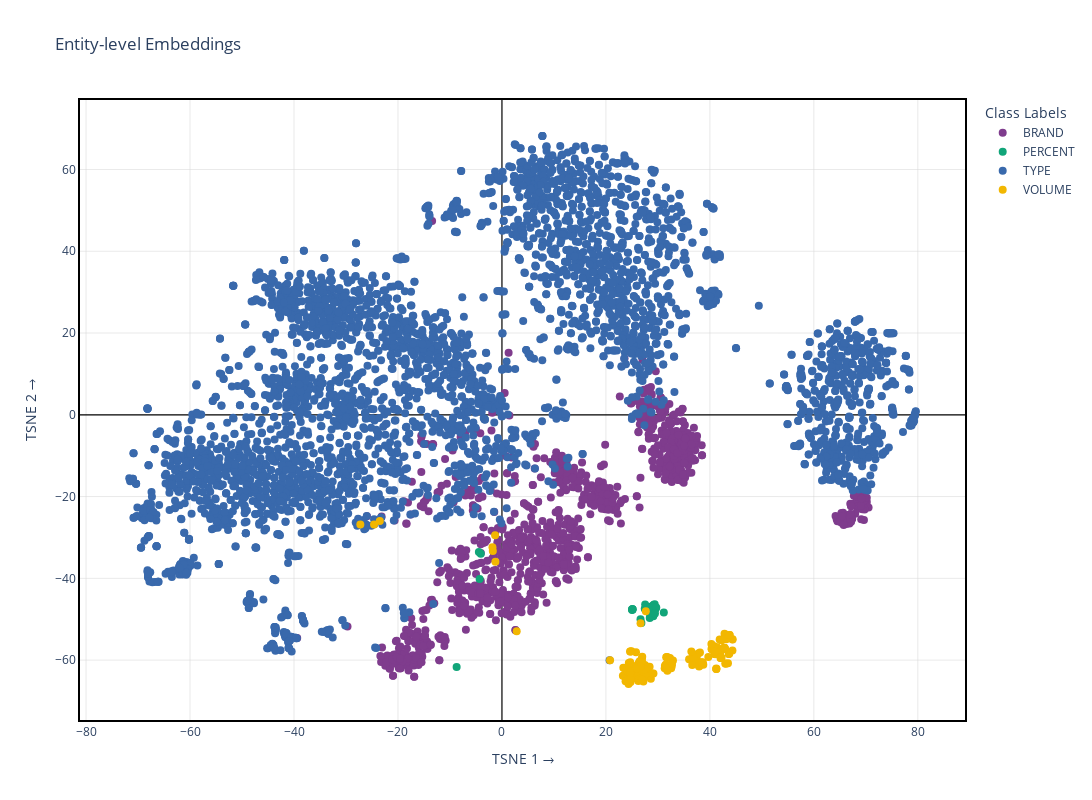

Here is the notebook cell this chart was saved with:
### Code cell
from sklearn.preprocessing import LabelEncoder

from ml.visualizer import DynamicEmbeddingVisualizer

entity_embs, entity_df = aggregate_entities(test_dataset)

le = LabelEncoder()
labels = le.fit_transform(entity_df["entity_label"].tolist())

vis = DynamicEmbeddingVisualizer(entity_embs, entity_df, labels=labels)

vis.reduce_dimensionality(method="tsne", n_components=2)

vis.visualize(
    method="tsne",
    title="Entity-level Embeddings",
    hover_columns=["entity_text", "entity_label"],
    idx2label={i: lbl for i, lbl in enumerate(le.classes_)}
)

### Figure 1 — Plotly figure (JSON) as saved in the notebook; plotly's stock layout.template omitted (floating-point values rounded to 4 significant figures; data arrays with more than 128 entries replaced by an {"elided": "..."} marker saying what was removed)
{"data": [{"customdata": {"elided": "1059x2 str values"}, "hovertemplate": "<b>entity_text:</b> %{customdata[0]}<br><b>entity_label:</b> %{customdata[1]}", "marker": {"color": "rgb(127, 60, 141)", "opacity": 1, "size": 8}, "mode": "markers", "name": "BRAND", "type": "scatter", "x": {"elided": "1059 float values"}, "y": {"elided": "1059 float values"}}, {"customdata": [["45%", "PERCENT"], ["экстра", "PERCENT"], ["82%", "PERCENT"], ["200", "PERCENT"], ["40", "PERCENT"], ["23%", "PERCENT"], ["3", "PERCENT"], ["20%", "PERCENT"], ["300", "PERCENT"], ["освежающий", "PERCENT"], ["1%", "PERCENT"], ["галбани", "PERCENT"], ["шарики", "PERCENT"], ["45%", "PERCENT"], ["1.5", "PERCENT"], ["%", "PERCENT"], ["20%", "PERCENT"], ["0", "PERCENT"], ["%", "PERCENT"], ["45%", "PERCENT"], ["плавленый", "PERCENT"], ["60%", "PERCENT"], ["400", "PERCENT"], ["72.5%", "PERCENT"], ["топлёная", "PERCENT"], ["3.2%", "PERCENT"], ["55%", "PERCENT"], ["процентов", "PERCENT"], ["3,2", "PERCENT"], ["6", "PERCENT"], ["%", "PERCENT"], ["2.5%", "PERCENT"], ["безлактозный", "PERCENT"], ["1%", "PERCENT"], ["3.2%", "PERCENT"], ["45%", "PERCENT"], ["2.5%", "PERCENT"], ["1", "PERCENT"], ["л", "PERCENT"]], "hovertemplate": "<b>entity_text:</b> %{customdata[0]}<br><b>entity_label:</b> %{customdata[1]}", "marker": {"color": "rgb(17, 165, 121)", "opacity": 1, "size": 8}, "mode": "markers", "name": "PERCENT", "type": "scatter", "x": [28.73, -4.073, 28.64, 29.11, -4.434, 27.47, -8.718, 28.52, 29.06, 25.13, 29.16, 25.04, 26.66, 28.44, 29.55, 29.22, 28.33, 28.43, 29.15, 28.32, 25.14, 28.89, 28.51, 29.4, 25.07, 29.17, 28.35, -4.295, 26.82, 27.55, 29.38, 29.53, 25.03, 28.98, 29.24, 28.42, 29.69, 29.43, 31.14], "y": [-46.91, -34.0, -47.1, -49.28, -33.53, -47.44, -61.7, -47.0, -49.14, -47.55, -48.13, -47.72, -50.03, -47.92, -47.48, -46.5, -47.34, -49.71, -46.52, -47.25, -47.56, -47.81, -49.3, -47.26, -47.63, -47.86, -47.51, -40.19, -50.9, -46.41, -46.35, -47.11, -47.58, -47.91, -47.2, -47.26, -47.16, -48.57, -48.33]}, {"customdata": {"elided": "4110x2 str values"}, "hovertemplate": "<b>entity_text:</b> %{customdata[0]}<br><b>entity_label:</b> %{customdata[1]}", "marker": {"color": "rgb(57, 105, 172)", "opacity": 1, "size": 8}, "mode": "markers", "name": "TYPE", "type": "scatter", "x": {"elided": "4110 float values"}, "y": {"elided": "4110 float values"}}, {"customdata": {"elided": "171x2 str values"}, "hovertemplate": "<b>entity_text:</b> %{customdata[0]}<br><b>entity_label:</b> %{customdata[1]}", "marker": {"color": "rgb(242, 183, 1)", "opacity": 1, "size": 8}, "mode": "markers", "name": "VOLUME", "type": "scatter", "x": {"elided": "171 float values"}, "y": {"elided": "171 float values"}}], "layout": {"height": 800, "legend": {"title": {"text": "Class Labels"}}, "title": {"text": "Entity-level Embeddings"}, "width": 1200, "xaxis": {"gridcolor": "lightgray", "gridwidth": 0.5, "linecolor": "black", "linewidth": 2, "mirror": true, "showline": true, "title": {"text": "TSNE 1 →"}, "zeroline": true, "zerolinecolor": "black", "zerolinewidth": 1.2}, "yaxis": {"gridcolor": "lightgray", "gridwidth": 0.5, "linecolor": "black", "linewidth": 2, "mirror": true, "showline": true, "title": {"text": "TSNE 2 →"}, "zeroline": true, "zerolinecolor": "black", "zerolinewidth": 1.2}}}
